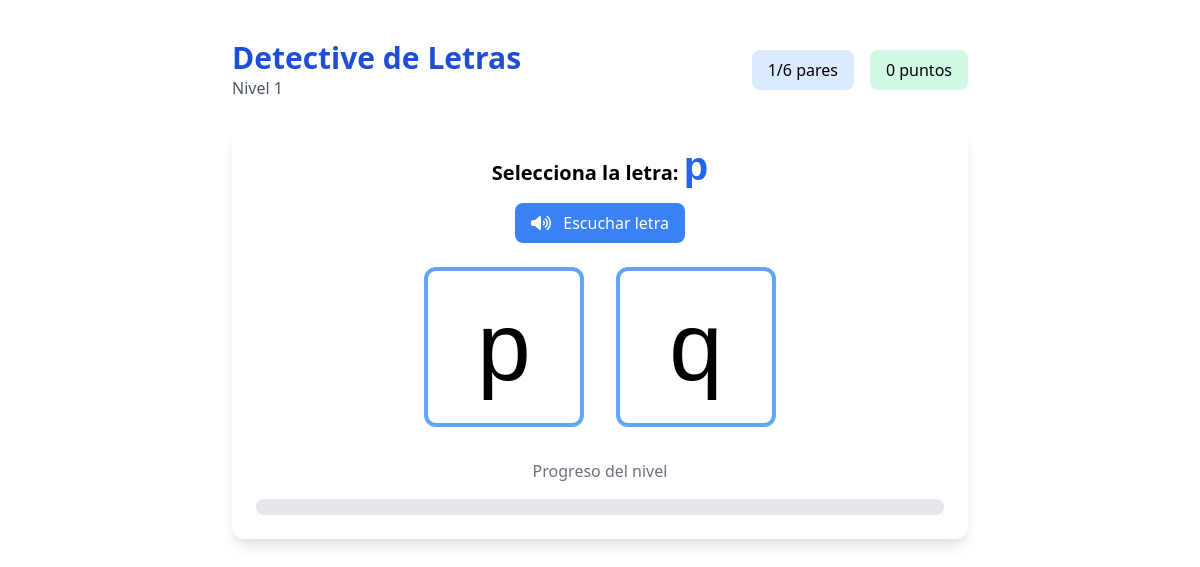
The app's page /games/letter-detective/index.php (signed in) with its own data.
### tables this page shows
CREATE TABLE `letter_pairs` (
  `id` int(11) NOT NULL,
  `pair_set` varchar(10) NOT NULL,
  `letter1` char(1) NOT NULL,
  `letter2` char(1) NOT NULL,
  `correct_letter` char(1) NOT NULL,
  `difficulty` enum('easy','medium','hard') DEFAULT 'easy'
);

### games/letter-detective/index.php (called while the page is built, shortened)
<?php
require_once '../../includes/auth.php';
$level = $_GET['level'] ?? 1;
$difficulty = 'easy';
$stmt = $db->prepare("SELECT * FROM letter_pairs WHERE difficulty = ? ORDER BY RAND() LIMIT 10");
$stmt->bind_param("s", $difficulty);
$stmt->execute();
$letter_pairs = $stmt->get_result()->fetch_all(MYSQLI_ASSOC);
$game_data = [
    'level' => $level,
    'pairs' => $letter_pairs,
    'lives' => 3,
    'score' => 0,
    'current_pair' => 0
];
include 'view.php';

### games/letter-detective/view.php (the view, shortened to what this page needs)
<div class="max-w-3xl mx-auto px-4 py-10">
    <div class="game-header flex justify-between items-center mb-6">
        <div>
            <h1 class="text-2xl sm:text-3xl font-bold text-blue-700">Detective de Letras</h1>
            <p class="text-gray-600">Nivel <?= $game_data['level'] ?></p>
        </div>
        <div class="stats flex gap-4">
            <div class="bg-blue-100 px-4 py-2 rounded-lg">
                <span id="current-pair">1</span>/<?= count($game_data['pairs']) ?> pares
            </div>
            <div class="bg-green-100 px-4 py-2 rounded-lg">
                <span id="score">0</span> puntos
            </div>
        </div>
    </div>
    <div class="game-container bg-white rounded-xl shadow-lg p-6 mb-8">
        <h2 class="text-xl font-bold text-center mb-4">Selecciona la letra:
            <span id="target-letter" class="text-3xl text-blue-600"><?= $game_data['pairs'][0]['correct_letter'] ?></span>
        </h2>
        <div class="text-center mb-6">
            <button id="speech-btn" class="bg-blue-500 text-white px-4 py-2 rounded-lg">
                <i class="fas fa-volume-up mr-2"></i> Escuchar letra
            </button>
        </div>
        <div class="letters flex justify-center gap-8 mb-8">
            <button class="letter-btn text-8xl w-40 h-40 border-4 border-blue-400 rounded-xl bg-white hover:bg-blue-50 transition"
                     data-letter="<?= $game_data['pairs'][0]['letter1'] ?>">
                <?= $game_data['pairs'][0]['letter1'] ?>
            </button>
            <button class="letter-btn text-8xl w-40 h-40 border-4 border-blue-400 rounded-xl bg-white hover:bg-blue-50 transition"
                     data-letter="<?= $game_data['pairs'][0]['letter2'] ?>">
                <?= $game_data['pairs'][0]['letter2'] ?>
            </button>
        </div>
        <div class="text-center">
            <p class="text-gray-500 mb-4">Progreso del nivel</p>
            <div class="w-full bg-gray-200 rounded-full h-4 overflow-hidden">
            </div>
        </div>
    </div>
</div>
<?php
include '../../includes/game_layout.php';
?>

### games/letter-detective/view.php (style rules this page uses)
.letter-btn { font-family: 'OpenDyslexic', sans-serif; cursor: pointer; transition: all 0.3s; }
#target-letter { font-family: 'OpenDyslexic', sans-serif; font-size: 2.5rem; }

### records on screen
letter_pairs: correct_letter "p", letter1 "p", letter2 "q"

### other values on screen
$game_data['level'] "1"
count($game_data['pairs']) "6"
